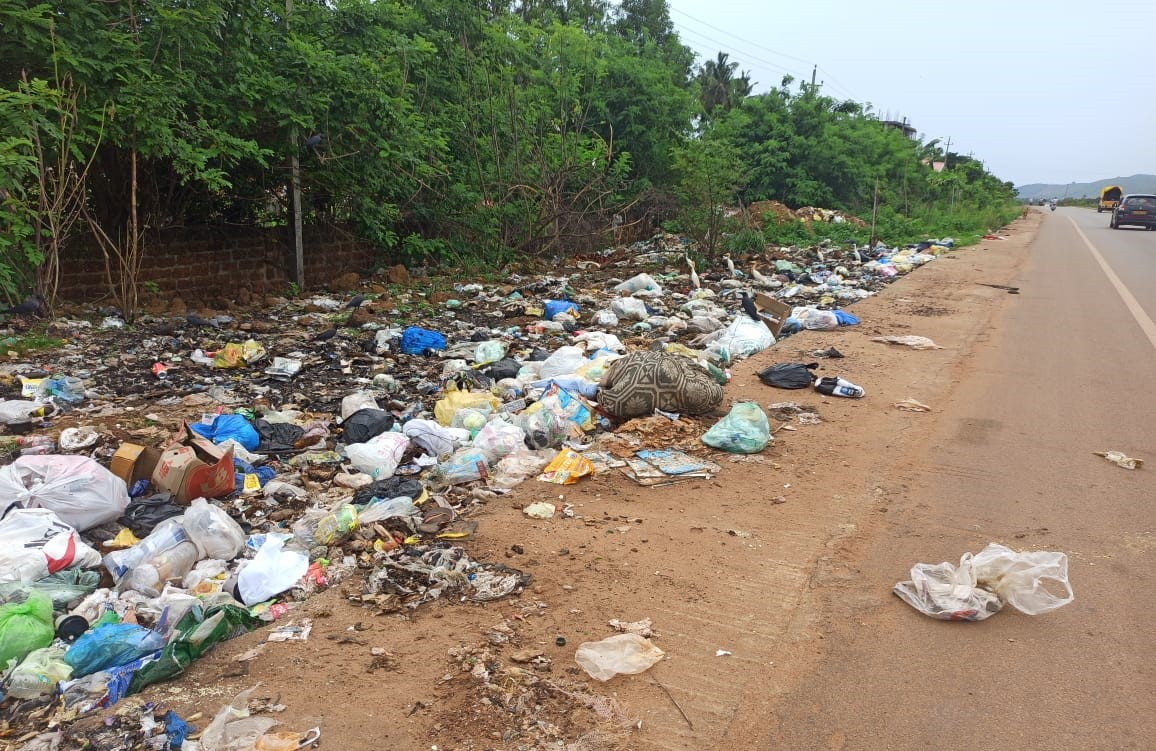
#> input picture dataset/before.png, 1156 x 751 px, found by its file name
$ python compare_cleanup_ssim.py
#> lines starting #> are read from the running program, lines starting #| are printed output that depends on the picture; after the words box and inside, x2 and y2 are one past the last pixel; in counts of white or black regions, pixels touching at a corner belong together
import cv2
from skimage.metrics import structural_similarity as ssim

before = cv2.imread("dataset/before.png")
#> before is the input picture: shape (751, 1156, 3); mean B, G, R 109.3, 126.8, 134.9
after = cv2.imread("dataset/after.png")
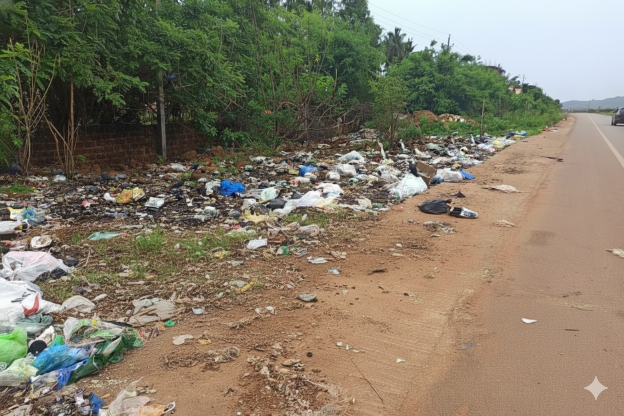
#> input picture dataset/after.png, 1248 x 832 px, found by its file name (shown at 1/2 size)
#> after is the input picture: shape (832, 1248, 3); mean B, G, R 103.4, 122.3, 131.1

before = cv2.resize(before, (600, 400))
#> before: shape (400, 600, 3)
after = cv2.resize(after, (600, 400))
#> after: shape (400, 600, 3)

before_gray = cv2.cvtColor(before, cv2.COLOR_BGR2GRAY)
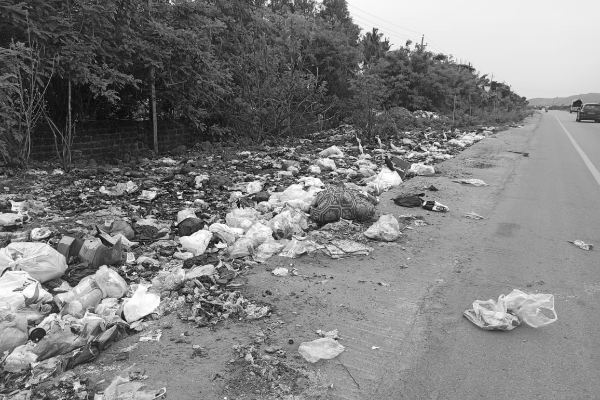
#> before_gray: shape (400, 600); min 6, max 255, mean 127.1
after_gray = cv2.cvtColor(after, cv2.COLOR_BGR2GRAY)
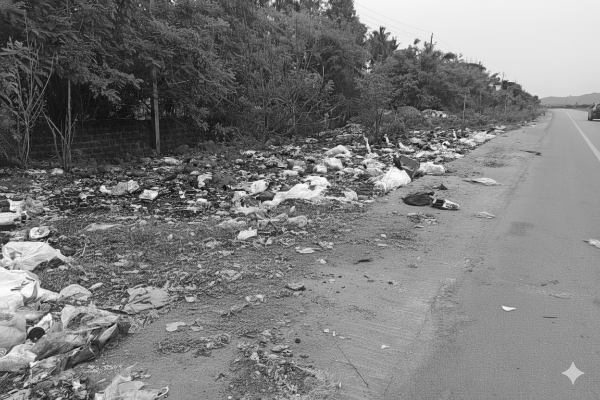
#> after_gray: shape (400, 600); min 11, max 254, mean 122.6

score, diff = ssim(before_gray, after_gray, full=True)
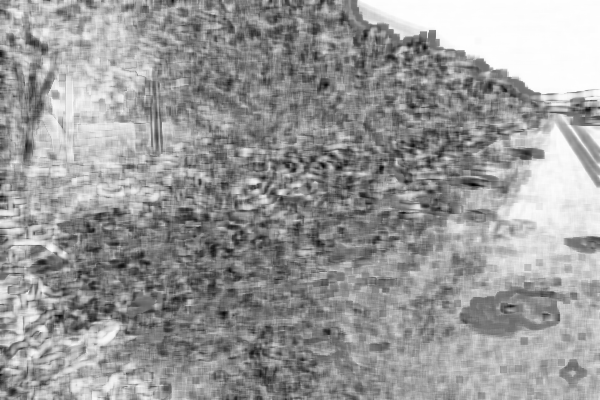
#> diff: shape (400, 600) float64; min -0.748, max 0.999, mean 0.306; drawn with min black and max white
#> score = 0.303
diff = (diff * 255).astype("uint8")
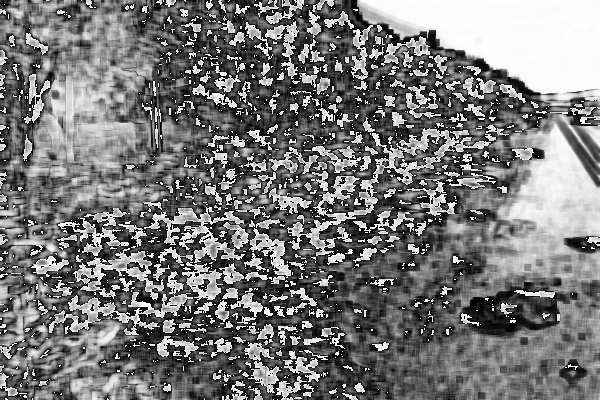
#> diff: shape (400, 600); min 0, max 255, mean 120.2

diff_inv = cv2.bitwise_not(diff)
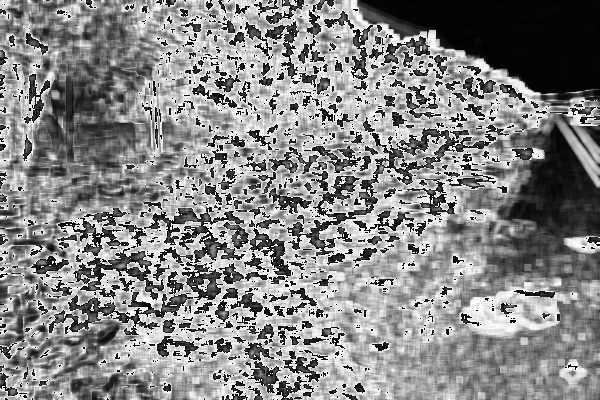
#> diff_inv: shape (400, 600); min 0, max 255, mean 134.8
_, thresh = cv2.threshold(diff_inv, 30, 255, cv2.THRESH_BINARY)
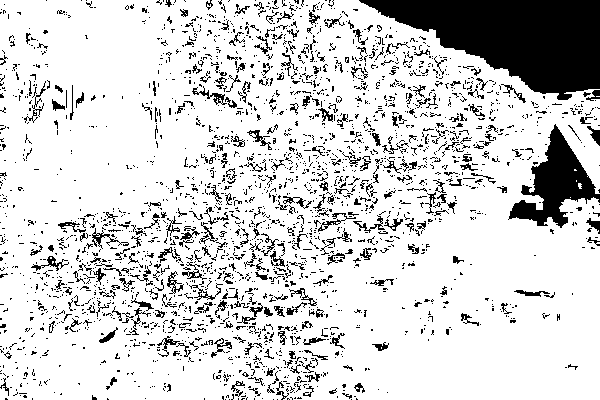
#> thresh: shape (400, 600); 83% white; 2471 black regions (2167 under 20 px), largest, box (x1, y1, x2, y2) and area: (359, 0, 600, 100) 13761, (508, 124, 600, 228) 3825, (192, 86, 227, 105) 165

changed_pixels = cv2.countNonZero(thresh)
#> changed_pixels = 199104
total_pixels = diff_inv.size
#> total_pixels = 240000
change_percentage = (changed_pixels / total_pixels) * 100
#> change_percentage = 82.96

print(f"🧹 Cleanup Progress: {round(change_percentage, 2)}% area changed")
#| 🧹 Cleanup Progress: 82.96% area changed
